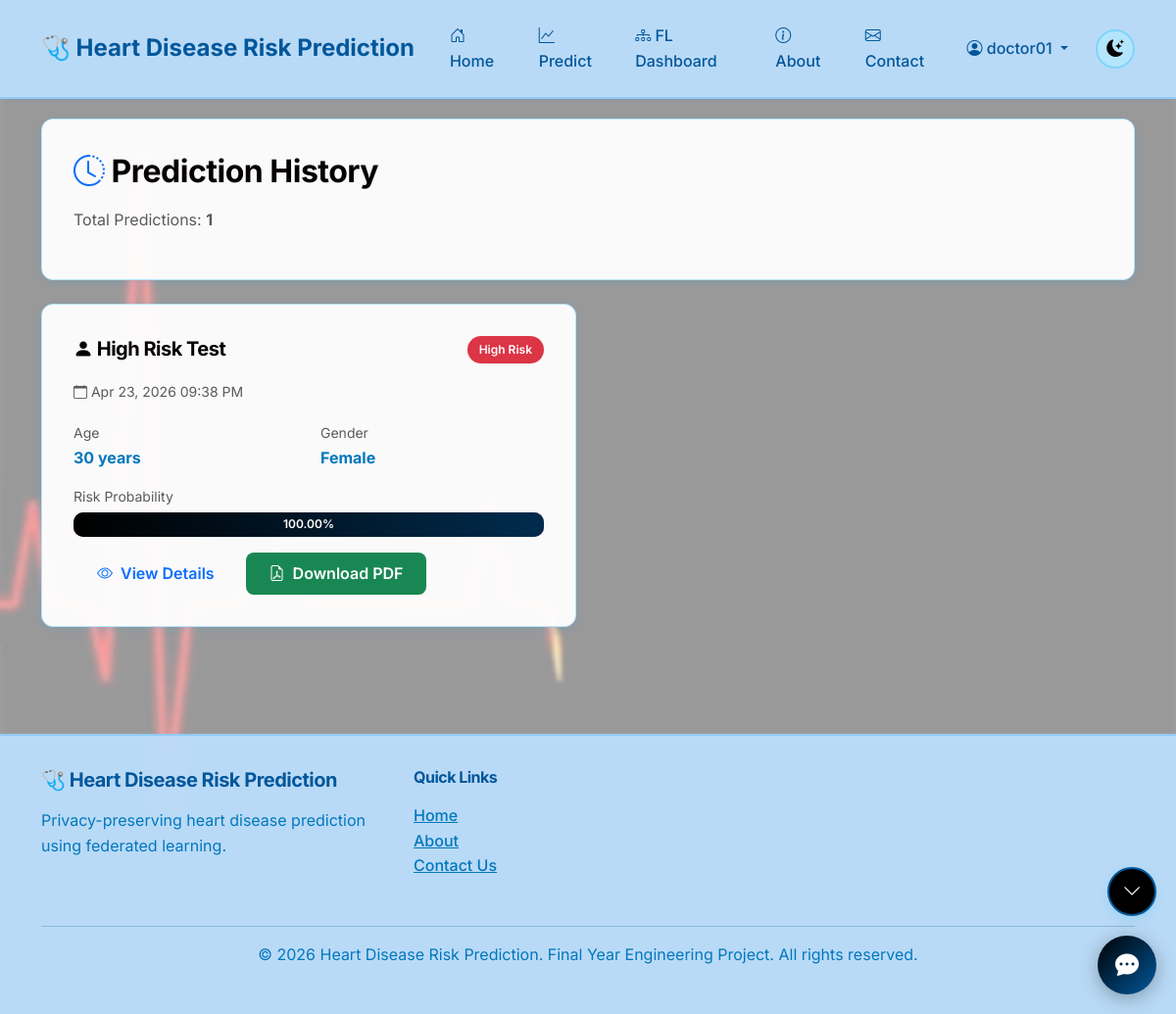
Page /predict/history/ (signed in) on the committed database.
### prediction/models.py (models this page shows, shortened)
class PredictionResult(models.Model):
    RISK_LEVELS = [
        ('low', 'Low Risk'),
        ('high', 'High Risk'),
    ]
    patient_data = models.ForeignKey(PatientData, on_delete=models.CASCADE, related_name='predictions')
    doctor = models.ForeignKey(Doctor, on_delete=models.CASCADE, related_name='predictions')
    prediction = models.CharField(max_length=10, choices=RISK_LEVELS)
    probability = models.FloatField(help_text="Probability of heart disease (0-100%)")
    confidence_score = models.FloatField(default=0.0)
    model_version = models.CharField(max_length=50, default='v1.0')
    predicted_at = models.DateTimeField(auto_now_add=True)
    notes = models.TextField(blank=True, null=True, help_text="Doctor's notes")
    class Meta:
        ordering = ['-predicted_at']
        verbose_name = 'Prediction Result'
        verbose_name_plural = 'Prediction Results'
    def get_risk_class(self):
        return 'danger' if self.prediction == 'high' else 'success'

class PatientData(models.Model):
    GENDER_CHOICES = [
        ('M', 'Male'),
        ('F', 'Female'),
    ]
    CHEST_PAIN_CHOICES = [
        (0, 'Typical Angina'),
        (1, 'Atypical Angina'),
        (2, 'Non-anginal Pain'),
        (3, 'Asymptomatic'),
    ]
    doctor = models.ForeignKey(Doctor, on_delete=models.CASCADE, related_name='patients')
    patient_name = models.CharField(max_length=200)
    age = models.IntegerField()
    gender = models.CharField(max_length=1, choices=GENDER_CHOICES)
    chest_pain_type = models.IntegerField(choices=CHEST_PAIN_CHOICES)
    resting_bp = models.IntegerField(help_text="Resting Blood Pressure (mm Hg)")
    cholesterol = models.IntegerField(help_text="Serum Cholesterol (mg/dl)")
    fasting_bs = models.BooleanField(default=False, help_text="Fasting Blood Sugar > 120 mg/dl")
    resting_ecg = models.IntegerField(default=0, help_text="Resting ECG results (0-2)")
    max_heart_rate = models.IntegerField(help_text="Maximum Heart Rate Achieved")
    exercise_angina = models.BooleanField(default=False, help_text="Exercise Induced Angina")
    oldpeak = models.FloatField(help_text="ST Depression Induced by Exercise")
    st_slope = models.IntegerField(default=0, help_text="Slope of Peak Exercise ST Segment (0-2)")
    created_at = models.DateTimeField(auto_now_add=True)
    updated_at = models.DateTimeField(auto_now=True)
    class Meta:
        ordering = ['-created_at']
        verbose_name = 'Patient Data'
        verbose_name_plural = 'Patient Data Records'

### prediction/views.py (the view)
# urls.py: path('history/', views.prediction_history, name='history'),
@login_required
def prediction_history(request):
    if not _is_doctor(request):
        messages.error(request, 'Access denied. Doctor account required.')
        return redirect('core:home')
    doctor = _ensure_doctor_record(request.user)
    predictions = PredictionResult.objects.filter(doctor=doctor)
    context = {
        'page_title': 'Prediction History - HeartFL',
        'predictions': predictions,
        'total_predictions': predictions.count()
    }
    return render(request, 'prediction/history.html', context)

### core/context_processors.py (called while the page is built)
def unread_messages(request):
    if request.user.is_authenticated and (request.user.is_staff or request.user.is_superuser):
        try:
            count = ContactMessage.objects.filter(is_read=False).count()
            return {'unread_messages_count': count}
        except Exception:
            return {'unread_messages_count': 0}
    return {'unread_messages_count': 0}

def theme_settings(request):
    theme_settings_obj = None
    if request.user.is_authenticated:
        try:
            theme_settings_obj = UserThemeSettings.objects.get(user=request.user)
        except UserThemeSettings.DoesNotExist:
            theme_settings_obj = UserThemeSettings.objects.create(user=request.user)
    return {
        'user_theme_settings': theme_settings_obj
    }

### prediction/views.py (called while the page is built, shortened)
def _ensure_doctor_record(user):
    try:
        if hasattr(user, 'doctor') and user.doctor:
            return user.doctor
    except Exception as exc:
        logger.error('Failed to ensure doctor record for %s: %s', user.username, exc)
        raise

def _is_doctor(request):
    if hasattr(request.user, 'doctor'):
        return True
    if request.session.get('user_role') == 'doctor':
        return True
    return False

### templates/prediction/history.html (shortened to what this page needs)
{% extends 'base.html' %}
{% block content %}
<div class="fade-in-up">
    <div class="glass-card mb-4">
        <h2 class="fw-bold mb-3">
            <i class="bi bi-clock-history text-primary"></i> Prediction History
        </h2>
        <p class="text-muted">Total Predictions: <strong>{{ total_predictions }}</strong></p>
    </div>
    {% if predictions %}
        <div class="row g-4">
            {% for prediction in predictions %}
                <div class="col-md-6">
                    <div class="glass-card h-100">
                        <div class="d-flex justify-content-between align-items-start mb-3">
                            <h5 class="fw-bold mb-0">
                                <i class="bi bi-person-fill"></i> {{ prediction.patient_data.patient_name }}
                            </h5>
                            {% if prediction.prediction == 'high' %}
                                <span class="badge bg-danger">High Risk</span>
                            {% else %}
                                <span class="badge bg-success">Low Risk</span>
                            {% endif %}
                        </div>
                        <div class="mb-3">
                            <small class="text-muted">
                                <i class="bi bi-calendar"></i> {{ prediction.predicted_at|date:"M d, Y h:i A" }}
                            </small>
                        </div>
                        <div class="row mb-3">
                            <div class="col-6">
                                <small class="text-muted">Age</small>
                                <p class="fw-bold mb-0">{{ prediction.patient_data.age }} years</p>
                            </div>
                            <div class="col-6">
                                <small class="text-muted">Gender</small>
                                <p class="fw-bold mb-0">{{ prediction.patient_data.get_gender_display }}</p>
                            </div>
                        </div>
                        <div class="mb-3">
                            <small class="text-muted d-block mb-1">Risk Probability</small>
                            <div class="progress" style="height: 25px;">
                                <div class="progress-bar bg-{{ prediction.get_risk_class }}"
                                     role="progressbar"
                                     style="width: {{ prediction.probability }}%;">
                                    {{ prediction.probability|floatformat:2 }}%
                                </div>
                            </div>
                        </div>
                        <div class="d-flex gap-2">
                            <button class="btn btn-sm btn-outline-primary"
                                    data-bs-toggle="collapse"
                                    data-bs-target="#details-{{ prediction.id }}">
                                <i class="bi bi-eye"></i> View Details
                            </button>
                            <a href="{% url 'prediction:download_report' prediction.id %}"
                               class="btn btn-sm btn-success">
                                <i class="bi bi-file-earmark-pdf"></i> Download PDF
                            </a>
                        </div>
                    </div>
                </div>
            {% endfor %}
        </div>
    {% endif %}
</div>
{% endblock %}

### templates/base.html (shortened to what this page needs)
{% load static %}
<!DOCTYPE html>
<html lang="en" data-theme="light">
<head>
    <link href="https://cdn.jsdelivr.net/npm/bootstrap@5.3.0/dist/css/bootstrap.min.css" rel="stylesheet">
    <link rel="stylesheet" href="https://cdn.jsdelivr.net/npm/bootstrap-icons@1.10.0/font/bootstrap-icons.css">
    <link rel="stylesheet" href="{% static 'css/theme.css' %}">
    <link rel="stylesheet" href="{% static 'css/style.css' %}">
    <link rel="stylesheet" href="{% static 'css/animations.css' %}">
</head>
<body>
    <nav class="navbar navbar-expand-lg sticky-top">
        <div class="container">
            <a class="navbar-brand" href="{% url 'core:home' %}">
                <span>🩺 Heart Disease Risk Prediction</span>
            </a>
            <div class="collapse navbar-collapse" id="navbarNav">
                <ul class="navbar-nav ms-auto align-items-center">
                    <li class="nav-item">
                        <a class="nav-link {% if active_page == 'home' %}active{% endif %}" href="{% url 'core:home' %}" aria-label="Home">
                            <i class="bi bi-house-door"></i> Home
                        </a>
                    </li>
                    {% if not user.is_superuser %}
                        <li class="nav-item">
                            <a class="nav-link {% if active_page == 'predict' %}active{% endif %}" href="{% url 'prediction:predict' %}" aria-label="Predict">
                                <i class="bi bi-graph-up"></i> Predict
                            </a>
                        </li>
                    {% endif %}
                    <li class="nav-item">
                        <a class="nav-link {% if active_page == 'fl_dashboard' %}active{% endif %}" href="{% url 'federated:dashboard' %}" aria-label="Federated Learning Dashboard">
                            <i class="bi bi-diagram-3"></i> FL Dashboard
                        </a>
                    </li>
                    <li class="nav-item">
                        <a class="nav-link {% if active_page == 'about' %}active{% endif %}" href="{% url 'core:about' %}" aria-label="About">
                            <i class="bi bi-info-circle"></i> About
                        </a>
                    </li>
                    {% if not user.is_superuser %}
                        <li class="nav-item">
                            <a class="nav-link {% if active_page == 'contact' %}active{% endif %}" href="{% url 'core:contact' %}" aria-label="Contact">
                                <i class="bi bi-envelope"></i> Contact
                            </a>
                        </li>
                    {% endif %}
                    {% if user.is_authenticated %}
                        <li class="nav-item dropdown">
                            <a class="nav-link dropdown-toggle" href="#" id="userDropdown" role="button" data-bs-toggle="dropdown" aria-expanded="false">
                                <i class="bi bi-person-circle"></i> {{ user.username }}
                            </a>
                        </li>
                    {% else %}
                        <li class="nav-item">
                            <a class="nav-link {% if active_page == 'login' %}active{% endif %}" href="{% url 'accounts:login' %}" aria-label="Login">
                                <i class="bi bi-box-arrow-in-right"></i> Login
                            </a>
                        </li>
                    {% endif %}
                    <li class="nav-item ms-2">
                        <button class="theme-toggle" id="themeToggle" title="Toggle Light Blue/Dark Green Mode" aria-label="Toggle light blue and dark green mode">
                            <i class="bi bi-moon-stars-fill" id="themeIcon"></i>
                        </button>
                    </li>
                </ul>
            </div>
        </div>
    </nav>
    <div class="main-container" style="padding-top: 20px;">
        <div class="container">
            <main id="main-content">
                {% block content %}{% endblock %}
            </main>
        </div>
    </div>
    <div class="page-nav-buttons">
        <button id="pageDownBtn" class="page-nav-btn page-down" title="Scroll to Bottom" aria-label="Scroll to bottom">
            <i class="bi bi-chevron-down"></i>
        </button>
    </div>
    <div class="chatbot-widget" id="chatbotWidget">
        <button class="chatbot-toggle" id="chatbotToggle" title="AI Assistant" aria-label="Open AI Assistant">
            <i class="bi bi-chat-dots-fill"></i>
        </button>
    </div>
    <footer class="footer mt-5">
        <div class="container">
            <div class="row">
                <div class="col-md-4 mb-3">
                    <h5> 🩺 Heart Disease Risk Prediction</h5>
                    <p>Privacy-preserving heart disease prediction using federated learning.</p>
                </div>
                <div class="col-md-4 mb-3">
                    <h6>Quick Links</h6>
                    <ul class="list-unstyled">
                        <li><a href="{% url 'core:home' %}">Home</a></li>
                        <li><a href="{% url 'core:about' %}">About</a></li>
                        <li><a href="{% url 'core:contact' %}">Contact Us</a></li>
                    </ul>
                </div>
            </div>
            <hr>
            <div class="text-center">
                <p>&copy; 2026 Heart Disease Risk Prediction. Final Year Engineering Project. All rights reserved.</p>
            </div>
        </div>
    </footer>
</body>
</html>

### static/css/style.css (style rules this page uses)
:root { --page-bg: var(--background-color, #E3F2FD); --card-bg: var(--card-bg, #FFFFFF); --text-main: var(--text-color, #01579B); --text-muted: var(--text-secondary, #0277BD); --border-subtle: var(--border-color, #81D4FA); --accent: var(--primary-color, #0288D1); --accent-strong: var(--primary-dark, #01579B); --success: var(--success-color, #00897B); --info: var(--info-color, #039BE5); --shadow-soft: 0 10px 30px rgba(3, 169, 244, 0.15); }
.btn { position: relative; overflow: hidden; transition: all 0.3s ease; border-radius: 8px; }
.badge { animation: scaleIn 0.4s ease; display: inline-block; padding: 0.5rem 0.75rem; border-radius: 20px; font-weight: 600; transition: all 0.3s ease; }
.progress { background-color: var(--border-subtle); border-radius: 10px; overflow: hidden; height: 8px; }
.progress-bar { background: linear-gradient(90deg, var(--accent), var(--accent-strong)); animation: gradient-fade 3s ease infinite; background-size: 200% 100%; transition: width 0.3s ease; }

### static/css/animations.css (style rules this page uses)
.visible { visibility: visible; }

### rows in the picture
PredictionResult: patient_data.patient_name "High Risk Test", prediction "High Risk", predicted_at "Apr 23, 2026 09:38 PM", patient_data.age "30", patient_data.gender "Female", probability "100.00"

### other values in the picture
{{ user.username }} "doctor01"
{{ total_predictions }} "1"
